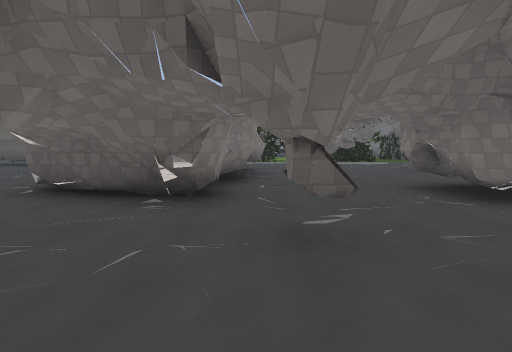
View 1 (above)

24 first-person views from a walk through a 3-D level made in the Godot game engine. The camera is 1.5 m above the floor, tilts 6° down and sees 85° across. The floor is counted in squares, 2 m on a side. Each view is taken from the middle of a square. On the plan, view 1 faces up. The plan holds only what a view shows up to about 10 squares ahead; the rest is blank. The place goes on beyond the plan. Door leaves are left out where a doorway can be walked through. Some surface patterns are stand-ins.

View 2
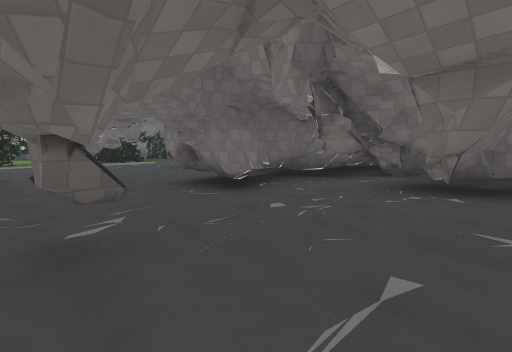

View 3
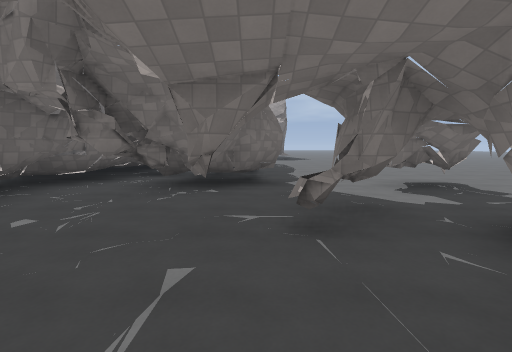

View 4
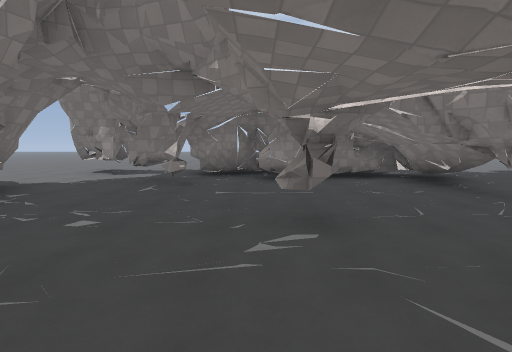

View 5
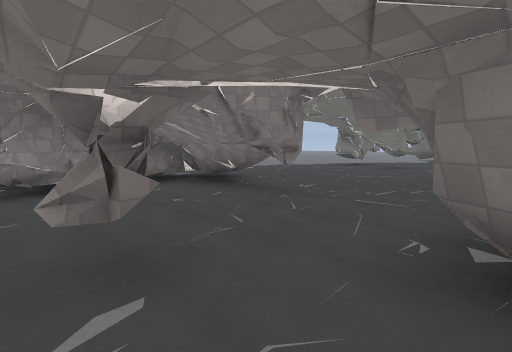

View 6
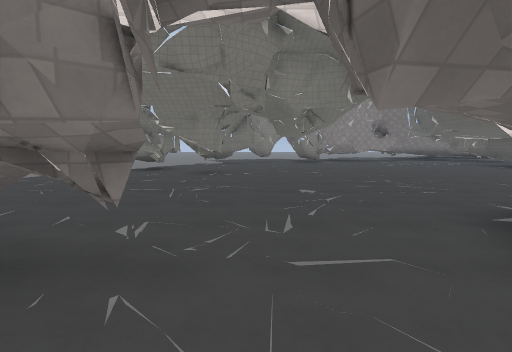

View 7
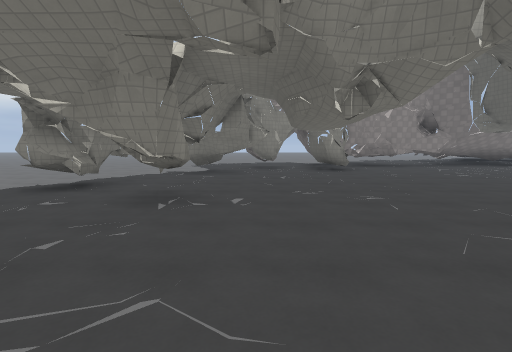

View 8
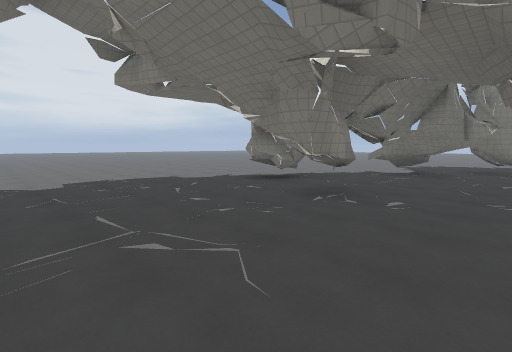

View 9
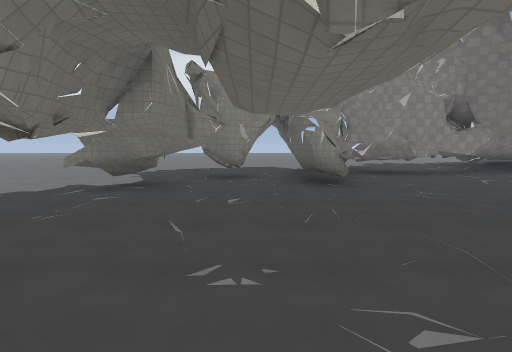

View 10
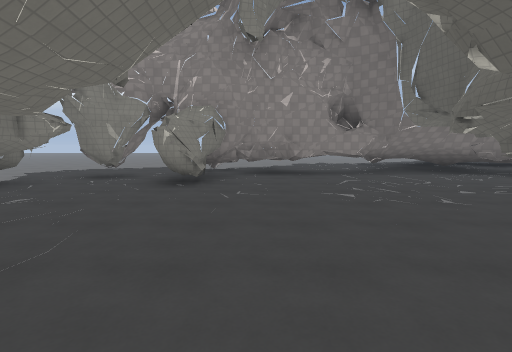

View 11
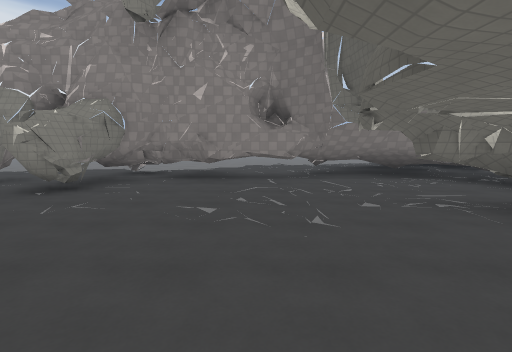

View 12
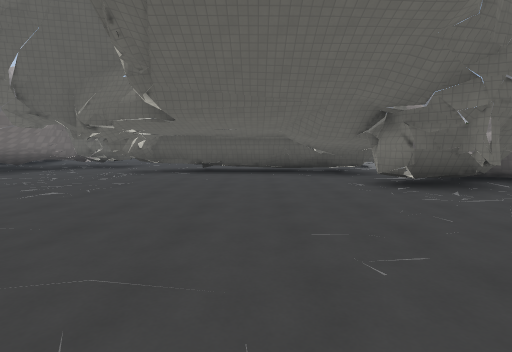

View 13
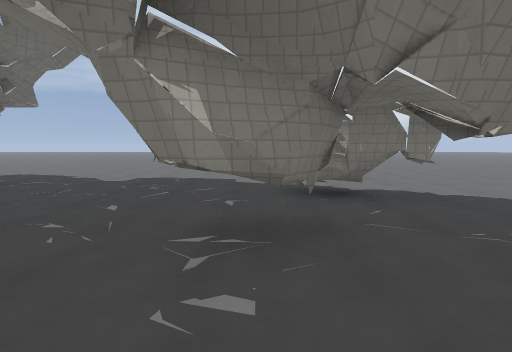

View 14
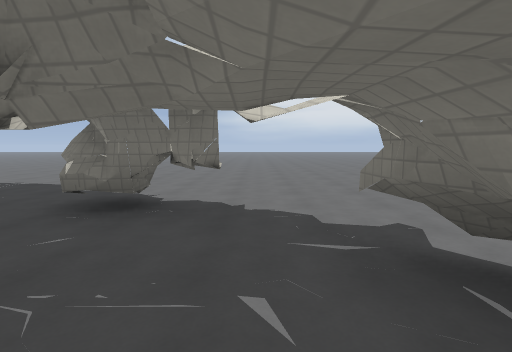

View 15
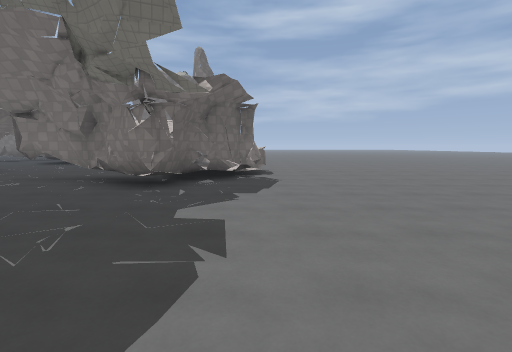

View 16
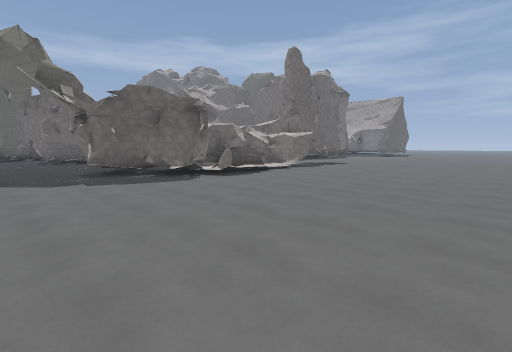

View 17
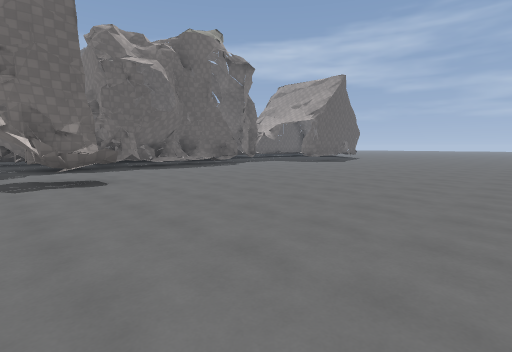

View 18
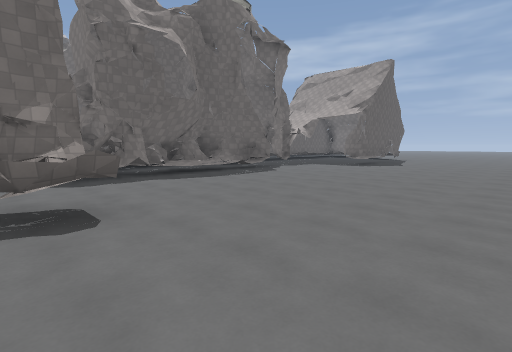

View 19
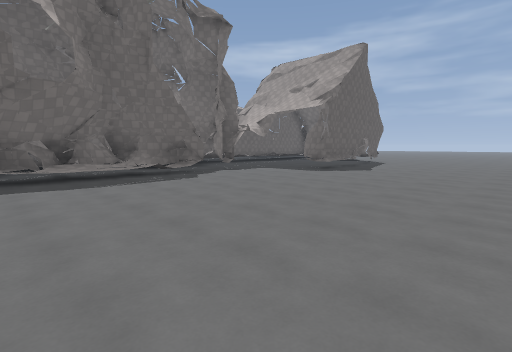

View 20
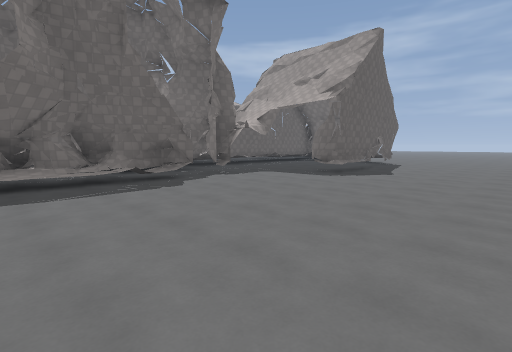

View 21
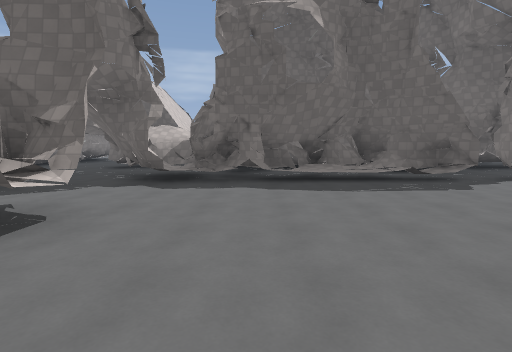

View 22
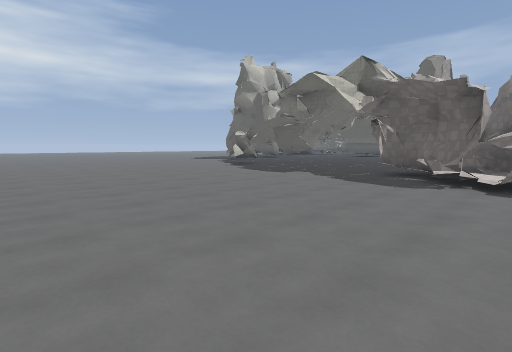

View 23
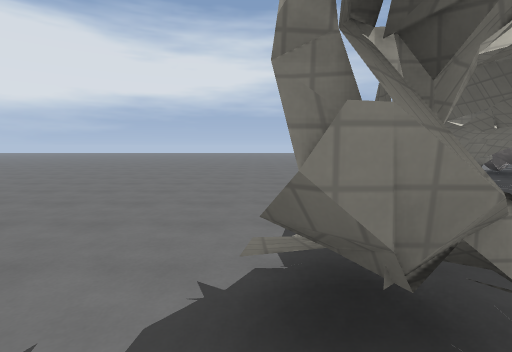

View 24
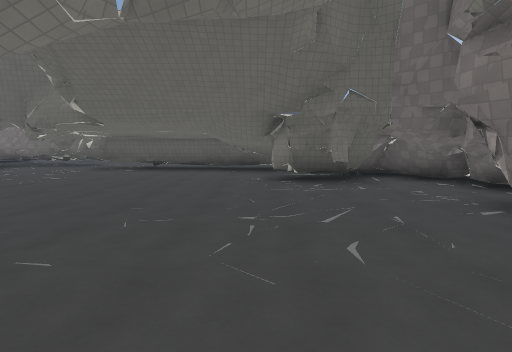

### Floor plan
Key: @ floor where view 1 was taken; # wall or solid block; x gap in a wall; . floor; = window, fence, low wall or low ledge; ^ raised ledge.
Columns run from 19 left of view 1 to 16 right of it. Each row starts with its distance up from view 1.
 13 ^^  ^#.......
 12   ^^#..#    #
 11   ^#...############   #
 10 x ^#..#.....##      . ..
  9 .. #.........####   . ..
  8 .. #.........##.#  #. ..
  7 .###............#  #.....
  6 .^^#............####...###
  5 ..^###.........#= #...###
  4 .. ###..........###...###=
  3 ....x....................#       ###
  2  ...#.#............#...###       #.
  1  ....##.#.^.....^#......#=########..
  0 ......#.........##.@....####....##..
 -1 ........##......##.##.#.............
 -2 .........^.....#######..............
 -3 ................## #=##.#^..........
 -4 .................#^#....##..........
 -5 ....................................
 -6 ....................................
 -7 ....................................
 -8 ....................................
 -9 ...  ...............................
-10 ..      ..........................

Where each view was taken, in squares from view 1:
view 1: 0 up, 0 right, facing up
view 2: 0 up, 0 right, facing up-right
view 3: 0 up, 0 right, facing right
view 4: 5 up, 1 right, facing down
view 5: 4 up, 1 right, facing down-left
view 6: 2 up, 1 left, facing left
view 7: 2 up, 5 left, facing left
view 8: 3 up, 5 left, facing down-left
view 9: 3 up, 8 left, facing left
view 10: 6 up, 8 left, facing left
view 11: 8 up, 9 left, facing left
view 12: 3 up, 9 left, facing up
view 13: 3 up, 9 left, facing down
view 14: 2 up, 12 left, facing down
view 15: 4 down, 9 left, facing right
view 16: 10 down, 6 left, facing up-right
view 17: 10 down, 4 right, facing up-right
view 18: 7 down, 5 right, facing up-right
view 19: 7 down, 8 right, facing up-right
view 20: 6 down, 9 right, facing up-right
view 21: 6 down, 8 right, facing up
view 22: 10 down, 1 left, facing up-left
view 23: 2 down, 9 left, facing left
view 24: 2 up, 7 left, facing up
